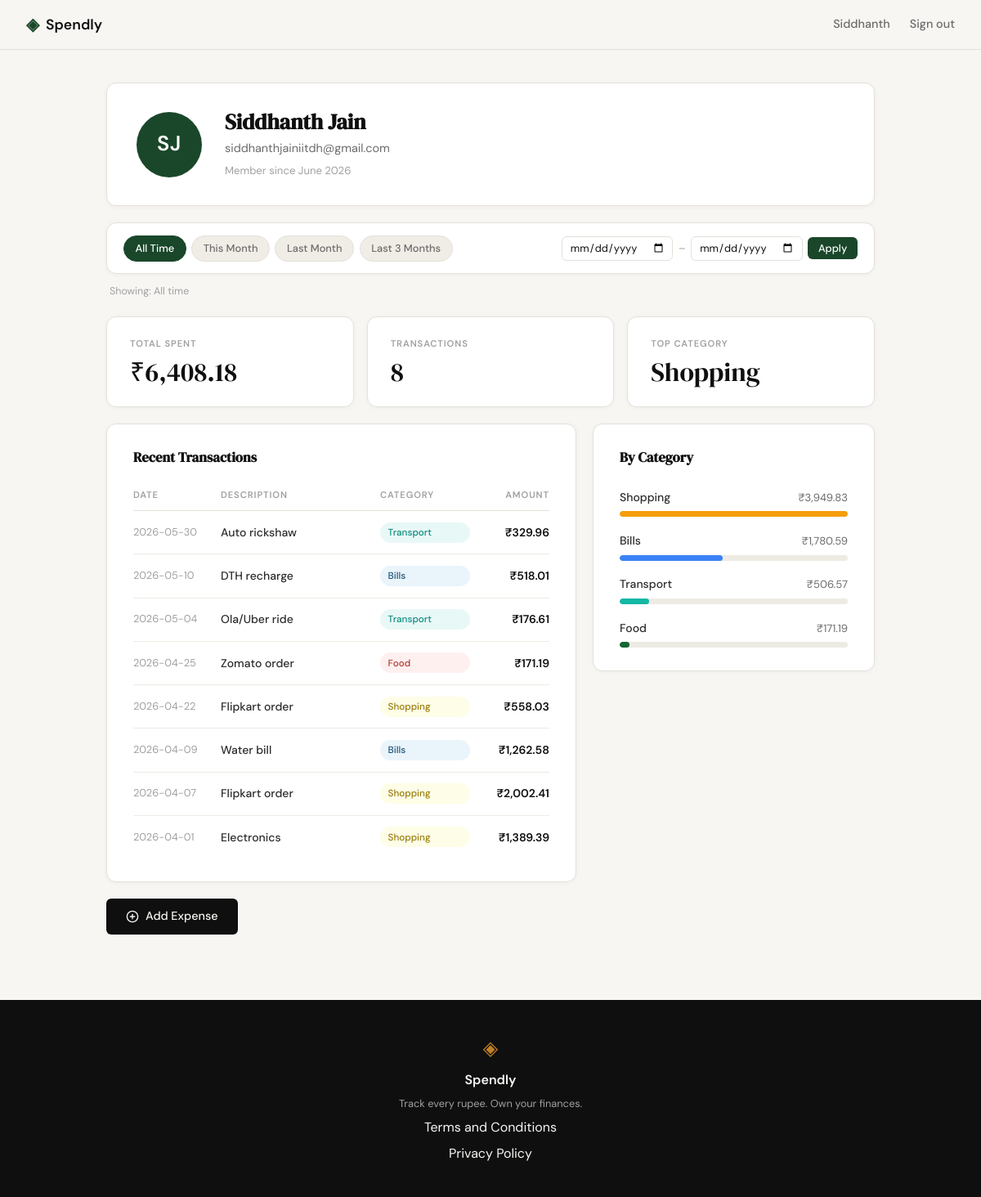
The page /profile (signed in) on the database its author committed.
### tables this page shows
CREATE TABLE users (
            id            INTEGER PRIMARY KEY AUTOINCREMENT,
            name          TEXT    NOT NULL,
            email         TEXT    UNIQUE NOT NULL,
            password_hash TEXT    NOT NULL,
            created_at    TEXT    DEFAULT (datetime('now'))
        );

CREATE TABLE expenses (
            id          INTEGER PRIMARY KEY AUTOINCREMENT,
            user_id     INTEGER NOT NULL REFERENCES users(id),
            amount      REAL    NOT NULL,
            category    TEXT    NOT NULL,
            date        TEXT    NOT NULL,
            description TEXT,
            created_at  TEXT    DEFAULT (datetime('now'))
        );

### app.py (the view)
@app.route("/profile")
def profile():
    if not session.get("user_id"):
        return redirect(url_for("login"))
    date_from = _parse_date(request.args.get("from", ""))
    date_to   = _parse_date(request.args.get("to",   ""))
    preset_dates = _build_preset_dates()
    if date_from is None and date_to is None:
        active_preset = "all_time"
    elif (date_from, date_to) == preset_dates["this_month"]:
        active_preset = "this_month"
    elif (date_from, date_to) == preset_dates["last_month"]:
        active_preset = "last_month"
    elif (date_from, date_to) == preset_dates["last_3_months"]:
        active_preset = "last_3_months"
    else:
        active_preset = "custom"
    if date_from and date_to:
        filter_label = f"{_fmt_date(date_from)} – {_fmt_date(date_to)}"
    elif date_from:
        filter_label = f"From {_fmt_date(date_from)}"
    elif date_to:
        filter_label = f"Until {_fmt_date(date_to)}"
    else:
        filter_label = "All time"
    user            = get_user_by_id(session["user_id"])
    summary         = get_expense_summary(session["user_id"], date_from, date_to)
    categories      = get_expenses_by_category(session["user_id"], date_from, date_to)
    recent_expenses = get_recent_expenses(session["user_id"], date_from=date_from, date_to=date_to)
    member_since    = datetime.strptime(user["created_at"][:7], "%Y-%m").strftime("%B %Y")
    return render_template(
        "profile.html",
        user=user, summary=summary, categories=categories,
        recent_expenses=recent_expenses, member_since=member_since,
        date_from=date_from, date_to=date_to,
        active_preset=active_preset, filter_label=filter_label,
        preset_dates=preset_dates,
    )

### app.py (called while the page is built)
def _parse_date(s):
    if not s or not re.match(r'^\d{4}-\d{2}-\d{2}$', s):
        return None
    try:
        datetime.strptime(s, "%Y-%m-%d")
        return s
    except ValueError:
        return None

def _build_preset_dates():
    today = date.today()
    first_this = today.replace(day=1)
    last_this  = today.replace(day=calendar.monthrange(today.year, today.month)[1])
    last_last  = first_this - timedelta(days=1)
    first_last = last_last.replace(day=1)
    m, y = today.month, today.year
    for _ in range(2):
        m -= 1
        if m == 0:
            m, y = 12, y - 1
    first_3m = date(y, m, 1)
    return {
        "this_month":    (first_this.isoformat(),  last_this.isoformat()),
        "last_month":    (first_last.isoformat(),  last_last.isoformat()),
        "last_3_months": (first_3m.isoformat(),    today.isoformat()),
    }

### database/db.py (called while the page is built)
def get_db():
    conn = sqlite3.connect(DB_PATH)
    conn.row_factory = sqlite3.Row
    conn.execute("PRAGMA foreign_keys = ON")
    return conn

def get_user_by_id(user_id):
    conn = get_db()
    try:
        return conn.execute(
            "SELECT * FROM users WHERE id = ?", (user_id,)
        ).fetchone()
    finally:
        conn.close()

def get_expenses_by_category(user_id, date_from=None, date_to=None):
    lo = date_from or _DATE_FLOOR
    hi = date_to   or _DATE_CEIL
    conn = get_db()
    try:
        rows = conn.execute(
            """SELECT category,
                      COALESCE(SUM(amount), 0) AS total,
                      COUNT(*) AS count
               FROM expenses WHERE user_id = ? AND date BETWEEN ? AND ?
               GROUP BY category ORDER BY total DESC""",
            (user_id, lo, hi)
        ).fetchall()
        return [dict(r) for r in rows]
    finally:
        conn.close()

def get_recent_expenses(user_id, limit=10, date_from=None, date_to=None):
    lo = date_from or _DATE_FLOOR
    hi = date_to   or _DATE_CEIL
    conn = get_db()
    try:
        rows = conn.execute(
            """SELECT id, amount, category, date, description
               FROM expenses WHERE user_id = ? AND date BETWEEN ? AND ?
               ORDER BY date DESC, id DESC LIMIT ?""",
            (user_id, lo, hi, limit)
        ).fetchall()
        return [dict(r) for r in rows]
    finally:
        conn.close()

### templates/profile.html (shortened to what this page needs)
{% extends "base.html" %}
{% block head %}
<link rel="stylesheet" href="{{ url_for('static', filename='css/profile.css') }}">
{% endblock %}
{% block content %}
<section class="profile-section">
    <div class="profile-container">
        <div class="profile-header-card">
            <div class="profile-avatar">
                {% set parts = user["name"].split() %}
                {% if parts|length >= 2 %}{{ parts[0][0].upper() }}{{ parts[-1][0].upper() }}{% else %}{{ parts[0][0].upper() }}{% endif %}
            </div>
            <div class="profile-meta">
                <h1 class="profile-name">{{ user["name"] }}</h1>
                <p class="profile-email">{{ user["email"] }}</p>
                <p class="profile-since">Member since {{ member_since }}</p>
            </div>
        </div>
        <div class="filter-bar">
            <div class="filter-presets">
                <a href="{{ url_for('profile') }}"
                   class="filter-btn{% if active_preset == 'all_time' %} filter-btn--active{% endif %}">
                    All Time
                </a>
                <a href="{{ url_for('profile', **{'from': preset_dates.this_month[0], 'to': preset_dates.this_month[1]}) }}"
                   class="filter-btn{% if active_preset == 'this_month' %} filter-btn--active{% endif %}">
                    This Month
                </a>
                <a href="{{ url_for('profile', **{'from': preset_dates.last_month[0], 'to': preset_dates.last_month[1]}) }}"
                   class="filter-btn{% if active_preset == 'last_month' %} filter-btn--active{% endif %}">
                    Last Month
                </a>
                <a href="{{ url_for('profile', **{'from': preset_dates.last_3_months[0], 'to': preset_dates.last_3_months[1]}) }}"
                   class="filter-btn{% if active_preset == 'last_3_months' %} filter-btn--active{% endif %}">
                    Last 3 Months
                </a>
            </div>
            <form class="custom-range" method="get" action="{{ url_for('profile') }}">
                <input type="date" name="from" value="{{ date_from or '' }}">
                <span class="custom-range-sep">–</span>
                <input type="date" name="to" value="{{ date_to or '' }}">
                <button type="submit" class="filter-apply">Apply</button>
            </form>
        </div>
        <p class="filter-label">Showing: {{ filter_label }}</p>
        <div class="profile-stats">
            <div class="stat-card">
                <div class="stat-label">Total Spent</div>
                <div class="stat-value">₹{{ "{:,.2f}".format(summary.total_amount) }}</div>
            </div>
            <div class="stat-card">
                <div class="stat-label">Transactions</div>
                <div class="stat-value">{{ summary.total_count }}</div>
            </div>
            <div class="stat-card">
                <div class="stat-label">Top Category</div>
                <div class="stat-value">{{ categories[0].category if categories else "—" }}</div>
            </div>
        </div>
        {% if categories %}
        <div class="profile-columns">
            <div class="profile-card">
                <h2 class="card-title">Recent Transactions</h2>
                <div class="txn-table">
                    <div class="txn-head">
                        <span>Date</span>
                        <span>Description</span>
                        <span>Category</span>
                        <span class="txn-amount-col">Amount</span>
                    </div>
                    {% for exp in recent_expenses %}
                    <div class="txn-row">
                        <span class="txn-date">{{ exp.date }}</span>
                        <span class="txn-desc">{{ exp.description or exp.category }}</span>
                        <span class="txn-cat-badge cat-{{ exp.category | lower | replace(' ', '-') }}">
                            {{ exp.category }}
                        </span>
                        <span class="txn-amount">₹{{ "{:,.2f}".format(exp.amount) }}</span>
                    </div>
                    {% endfor %}
                </div>
            </div>
            <div class="profile-card">
                <h2 class="card-title">By Category</h2>
                {% set max_total = categories | map(attribute='total') | max %}
                <div class="bycat-list">
                    {% for cat in categories %}
                    {% set pct = (cat.total / max_total * 100) | round(1) %}
                    <div class="bycat-item">
                        <div class="bycat-header">
                            <span class="bycat-name">{{ cat.category }}</span>
                            <span class="bycat-amount">₹{{ "{:,.2f}".format(cat.total) }}</span>
                        </div>
                        <div class="bycat-bar-wrap">
                            <div class="bycat-bar bycat-{{ cat.category | lower | replace(' ', '-') }}"
                                 style="width: {{ pct }}%"></div>
                        </div>
                    </div>
                    {% endfor %}
                </div>
            </div>
        </div>
        <div class="profile-actions">
            <a href="{{ url_for('add_expense') }}" class="btn-primary">
                <i data-lucide="plus-circle"></i> Add Expense
            </a>
        </div>
        {% endif %}
    </div>
</section>
{% endblock %}

### templates/base.html (shortened to what this page needs)
<!DOCTYPE html>
<html lang="en">
<head>
    <link rel="stylesheet" href="{{ url_for('static', filename='css/style.css') }}">
    {% block head %}{% endblock %}
</head>
<body>
    <nav class="navbar">
        <div class="nav-inner">
            <a href="{{ url_for('landing') }}" class="nav-brand">
                <span class="brand-icon">◈</span>
                <span class="brand-name">Spendly</span>
            </a>
            <div class="nav-links">
                {% if session.get("user_id") %}
                    <a href="{{ url_for('profile') }}">{{ session.get("user_name", "").split(" ")[0] }}</a>
                    <a href="{{ url_for('logout') }}">Sign out</a>
                {% else %}
                    <a href="{{ url_for('login') }}">Sign in</a>
                    <a href="{{ url_for('register') }}" class="nav-cta">Get started</a>
                {% endif %}
            </div>
        </div>
    </nav>
    <main class="main-content">
        {% block content %}{% endblock %}
    </main>
    <footer class="footer">
        <div class="footer-inner">
            <span class="brand-icon">◈</span>
            <span class="footer-name">Spendly</span>
            <p class="footer-copy">Track every rupee. Own your finances.</p>
            <a href="/terms">Terms and Conditions</a>
            <a href="/privacy">Privacy Policy</a>
        </div>
    </footer>
</body>
</html>

### static/css/style.css (style rules this page uses)
:root { --ink: #0f0f0f; --ink-soft: #2d2d2d; --ink-muted: #6b6b6b; --ink-faint: #a0a0a0; --paper: #f7f6f3; --paper-warm: #f0ede6; --paper-card: #ffffff; --accent: #1a472a; --accent-light: #e8f0eb; --accent-2: #c17f24; --accent-2-light: #fdf3e3; --danger: #c0392b; --danger-light: #fdecea; --border: #e4e1da; --border-soft: #eeebe4; --font-display: 'DM Serif Display', Georgia, serif; --font-body: 'DM Sans', system-ui, sans-serif; --max-width: 1200px; --auth-width: 440px; --radius-sm: 6px; --radius-md: 12px; --radius-lg: 20px; }
*, *::before, *::after { box-sizing: border-box; margin: 0; padding: 0; }
html { font-size: 16px; scroll-behavior: smooth; }
body { background: var(--paper); color: var(--ink); font-family: var(--font-body); font-size: 1rem; line-height: 1.6; -webkit-font-smoothing: antialiased; }
a { color: inherit; text-decoration: none; }
.navbar { position: sticky; top: 0; z-index: 100; background: var(--paper); border-bottom: 1px solid var(--border); padding: 0 2rem; }
.nav-inner { max-width: var(--max-width); margin: 0 auto; height: 60px; display: flex; align-items: center; justify-content: space-between; }
.nav-brand { display: flex; align-items: center; gap: 0.5rem; font-family: var(--font-body); font-weight: 600; font-size: 1.1rem; color: var(--ink); }
.brand-icon { color: var(--accent); font-size: 1.3rem; }
.brand-name { color: var(--ink); }
.nav-links { display: flex; align-items: center; gap: 1.5rem; font-size: 0.9rem; font-weight: 500; }
.nav-links a { color: var(--ink-muted); transition: color 0.2s; }
.main-content { min-height: calc(100vh - 60px - 100px); }
.btn-primary { display: inline-block; background: var(--ink); color: var(--paper); padding: 0.65rem 1.5rem; border-radius: var(--radius-sm); font-family: var(--font-body); font-size: 0.9rem; font-weight: 500; cursor: pointer; border: none; transition: background 0.2s; text-decoration: none; }
.footer { background: var(--ink); color: var(--paper); padding: 2.5rem 2rem; text-align: center; }
.footer-inner { display: flex; flex-direction: column; align-items: center; gap: 0.4rem; }
.footer .brand-icon { color: var(--accent-2); font-size: 1.5rem; }
.footer-name { font-weight: 600; font-size: 1rem; }
.footer-copy { font-size: 0.8rem; color: var(--ink-faint); }

### rows shown on the page
users: name "Siddhanth Jain", email "siddhanthjainiitdh@gmail.com"
expenses: date "2026-05-30", description "Auto rickshaw", category "Transport", amount "329.96"
expenses: date "2026-05-10", description "DTH recharge", category "Bills", amount "518.01"
expenses: date "2026-05-04", description "Ola/Uber ride", category "Transport", amount "176.61"
expenses: date "2026-04-25", description "Zomato order", category "Food", amount "171.19", total "171.19", {{ pct }} 4.3 (drawn)
expenses: date "2026-04-22", description "Flipkart order", category "Shopping", amount "558.03"
expenses: date "2026-04-09", description "Water bill", category "Bills", amount "1,262.58"
expenses: date "2026-04-07", description "Flipkart order", category "Shopping", amount "2,002.41"
expenses: date "2026-04-01", description "Electronics", category "Shopping", amount "1,389.39"

### other values the page prints
{{ session.get("user_name", "").split(" ")[0] }} "Siddhanth"
{{ parts[0][0].upper() }} "S"
{{ parts[-1][0].upper() }} "J"
{{ member_since }} "June 2026"
{{ filter_label }} "All time"
{{ "{:,.2f}".format(summary.total_amount) }} "6,408.18"
{{ summary.total_count }} "8"
{{ categories[0].category if categories else "—" }} "Shopping"
{{ cat.category }} "Shopping" "Bills" "Transport"
{{ "{:,.2f}".format(cat.total) }} "3,949.83" "1,780.59" "506.57"
